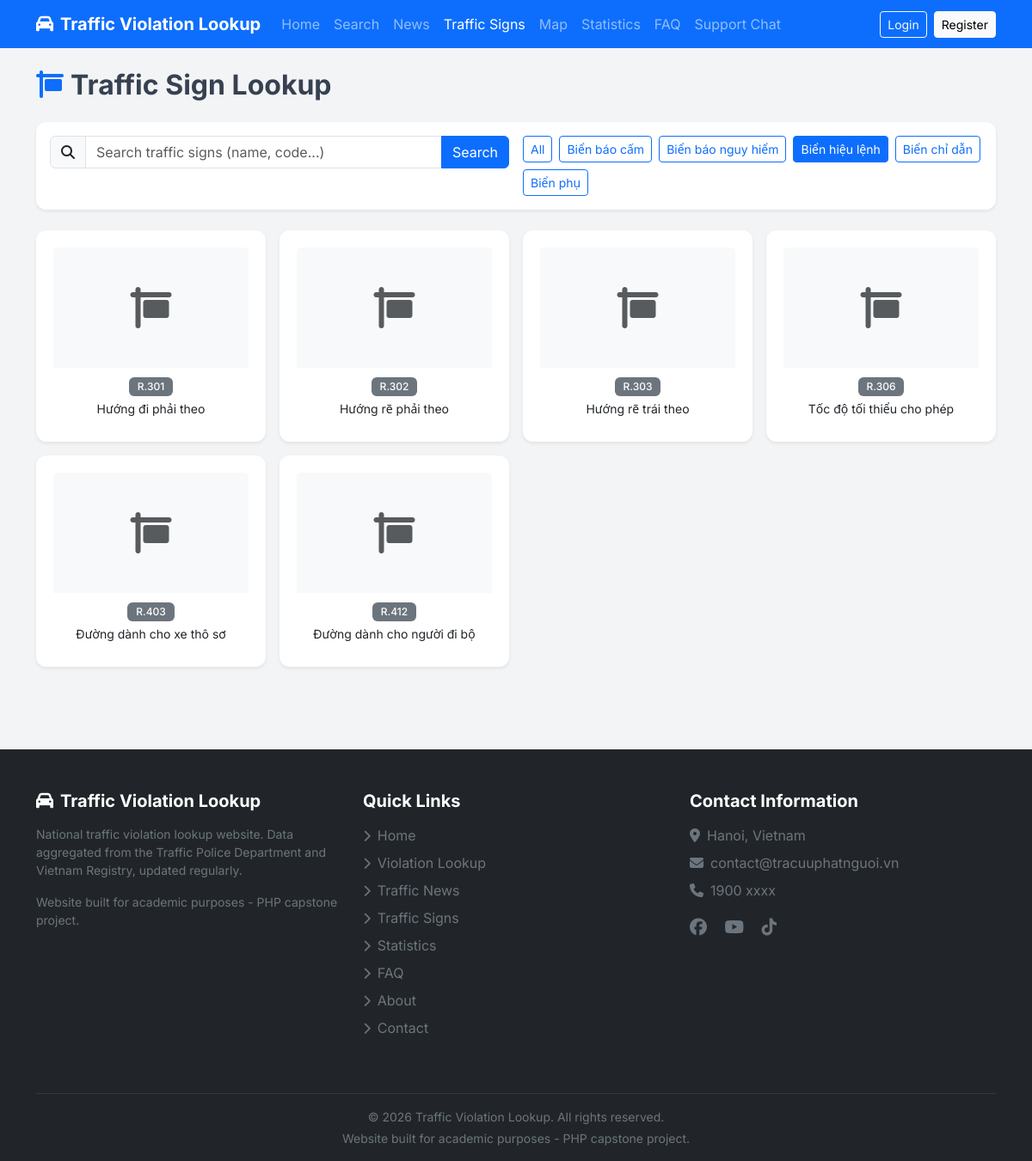
The page /bien-bao?group=3 on the database as committed earlier.
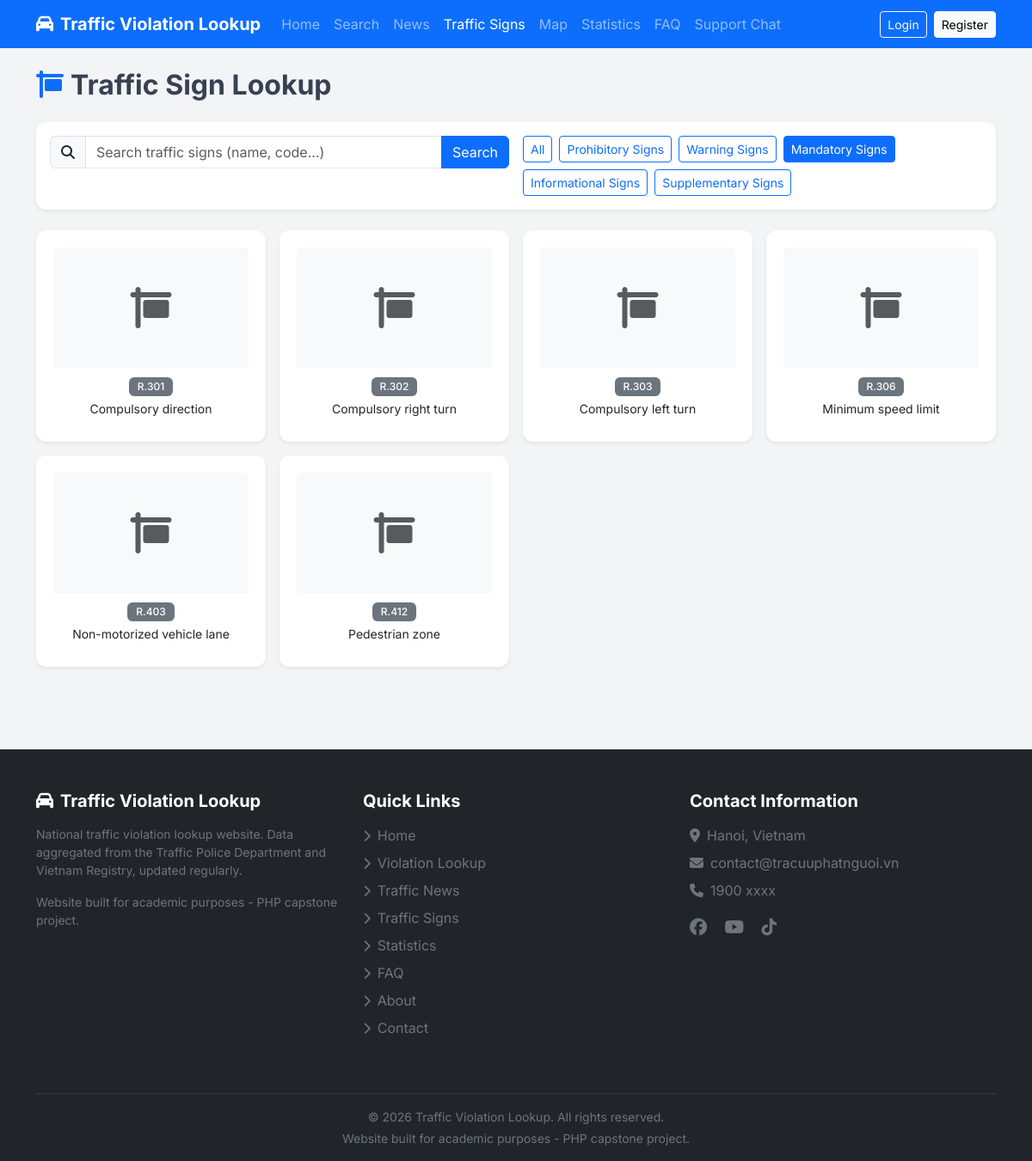
The same page on the database as committed later.
### tables this page shows
CREATE TABLE traffic_sign_groups (
    id INT AUTO_INCREMENT PRIMARY KEY,
    name VARCHAR(100) NOT NULL,
    sign_prefix VARCHAR(10) NOT NULL COMMENT 'P, W, R, S',
    sort_order INT NOT NULL DEFAULT 0
);

CREATE TABLE traffic_signs (
    id INT AUTO_INCREMENT PRIMARY KEY,
    sign_code VARCHAR(20) NOT NULL COMMENT 'P.101, W.201...',
    name VARCHAR(255) NOT NULL,
    group_id INT NULL,
    image VARCHAR(255) NULL,
    description TEXT NULL,
    created_at DATETIME NOT NULL DEFAULT CURRENT_TIMESTAMP,
    updated_at DATETIME NULL ON UPDATE CURRENT_TIMESTAMP,
    FOREIGN KEY (group_id) REFERENCES traffic_sign_groups(id) ON DELETE SET NULL,
    INDEX idx_code (sign_code),
    INDEX idx_group (group_id)
);

### app/core/Controller.php (called while the page is built, shortened)
<?php
class Controller
{
    protected function view(string $view, array $data = [], string $layout = 'client'): void
    {
        extract($data);
        $viewPath = __DIR__ . '/../views/' . $view . '.php';
        require $viewPath;
    }
    protected function input(string $key, mixed $default = null): mixed
    {
        $value = $_POST[$key] ?? $_GET[$key] ?? $default;
        if (is_string($value)) {
            $value = trim($value);
        }
        return $value;
    }
}

### app/controllers/client/BienBaoController.php (called while the page is built, shortened)
<?php
class BienBaoController extends Controller
{
    public function index(): void
    {
        $signModel = new TrafficSign();
        $groupModel = new TrafficSignGroup();
        $groupId = $this->input('group', '');
        $keyword = trim($this->input('q', ''));
        $groups = $groupModel->getAllSorted();
        if ($keyword !== '') {
            $signs = $signModel->search($keyword);
            $signsByGroup = [];
            foreach ($signs as $sign) {
                $groupName = $sign['group_name'] ?? 'Other';
                $signsByGroup[$groupName][] = $sign;
            }
        } elseif ($groupId !== '') {
            $signs = $signModel->findByGroup((int) $groupId);
            $signsByGroup = ['' => $signs];
        }
        $this->view('client/bienbao/index', [
            'title' => 'Traffic Sign Lookup',
            'signsByGroup' => $signsByGroup,
            'groups' => $groups,
            'currentGroup' => $groupId,
            'keyword' => $keyword,
        ]);
    }
}

### public/index.php (called while the page is built, shortened)
<?php
spl_autoload_register(function (string $class): void {
    $prefix = 'App\\';
    $baseDir = __DIR__ . '/../app/';
    $relativeClass = substr($class, strlen($prefix));
    $parts = explode('\\', $relativeClass);
    $parts[0] = strtolower($parts[0]);
    if (count($parts) > 1 && $parts[0] === 'controllers') {
        $parts[1] = strtolower($parts[1]);
    }
    $file = $baseDir . implode('/', $parts) . '.php';
});
$router = new App\Core\Router();
$uri = $_SERVER['REQUEST_URI'] ?? '/';
$method = $_SERVER['REQUEST_METHOD'] ?? 'GET';
$router->dispatch($uri, $method);

### app/core/Database.php (called while the page is built, shortened)
<?php
class Database
{
    private static ?Database $instance = null;
    private \PDO $pdo;
    private function __construct()
    {
        $config = require __DIR__ . '/../../config/config.php';
        $dsn = sprintf(
            'mysql:host=%s;dbname=%s;charset=%s',
            $config['db_host'],
            $config['db_name'],
            $config['db_charset']
        );
        $this->pdo = new \PDO($dsn, $config['db_user'], $config['db_pass'], [
            \PDO::ATTR_ERRMODE            => \PDO::ERRMODE_EXCEPTION,
            \PDO::ATTR_DEFAULT_FETCH_MODE => \PDO::FETCH_ASSOC,
            \PDO::ATTR_EMULATE_PREPARES   => false,
        ]);
    }
    public static function getInstance(): self
    {
        if (self::$instance === null) {
            self::$instance = new self();
        }
        return self::$instance;
    }
    public function getConnection(): \PDO
    {
        return $this->pdo;
    }
}

### app/core/Model.php (called while the page is built, shortened)
<?php
class Model
{
    protected PDO $db;
    protected string $table = '';
    public function __construct()
    {
        $this->db = Database::getInstance()->getConnection();
    }
    public function all(array $conditions = [], string $orderBy = '', int $limit = 0, int $offset = 0): array
    {
        $sql = "SELECT * FROM {$this->table}";
        $params = [];
        if (!empty($orderBy)) {
            $sql .= " ORDER BY {$orderBy}";
        }
        $stmt = $this->db->prepare($sql);
        $stmt->execute($params);
        return $stmt->fetchAll();
    }
    public function findAllBy(string $column, mixed $value, string $orderBy = ''): array
    {
        $sql = "SELECT * FROM {$this->table} WHERE {$column} = :val";
        if ($orderBy) {
            $sql .= " ORDER BY {$orderBy}";
        }
        $stmt = $this->db->prepare($sql);
        $stmt->execute(['val' => $value]);
        return $stmt->fetchAll();
    }
}

### app/models/TrafficSignGroup.php (called while the page is built, shortened)
<?php
class TrafficSignGroup extends Model
{
    public function getAllSorted(): array
    {
        return $this->all([], 'sort_order ASC');
    }
}

### app/models/TrafficSign.php (called while the page is built, shortened)
<?php
class TrafficSign extends Model
{
    public function findByGroup(int $groupId): array
    {
        return $this->findAllBy('group_id', $groupId, 'sign_code ASC');
    }
}

### app/views/client/bienbao/index.php (the view, shortened to what the changed rows need)
<div class="container py-4">
    <h2 class="fw-bold mb-4">
        <i class="fas fa-sign me-2 text-primary"></i>Traffic Sign Lookup
    </h2>
    <div class="card shadow-sm mb-4">
        <div class="card-body">
            <div class="row g-3">
                <div class="col-md-6">
                    <form method="GET" action="/bien-bao" class="input-group">
                        <span class="input-group-text"><i class="fas fa-search"></i></span>
                        <input type="text" class="form-control" name="q"
                               placeholder="Search traffic signs (name, code...)"
                               value="<?= htmlspecialchars($keyword ?? '', ENT_QUOTES, 'UTF-8') ?>">
                        <button type="submit" class="btn btn-primary">Search</button>
                    </form>
                </div>
                <div class="col-md-6">
                    <div class="d-flex flex-wrap gap-2">
                        <a href="/bien-bao" class="btn <?= empty($currentGroup) ? 'btn-primary' : 'btn-outline-primary' ?> btn-sm">
                            All
                        </a>
                        <?php foreach ($groups as $group): ?>
                            <a href="/bien-bao?group=<?= htmlspecialchars($group['id'], ENT_QUOTES, 'UTF-8') ?>"
                               class="btn <?= ($currentGroup ?? '') === (string) $group['id'] ? 'btn-primary' : 'btn-outline-primary' ?> btn-sm">
                                <?= htmlspecialchars($group['name'], ENT_QUOTES, 'UTF-8') ?>
                            </a>
                        <?php endforeach; ?>
                    </div>
                </div>
            </div>
        </div>
    </div>
    <?php if (empty($signsByGroup)): ?>
        <div class="text-center py-5">
            <i class="fas fa-search fa-4x text-muted mb-3"></i>
            <h4 class="text-muted">No traffic signs found</h4>
            <p class="text-muted">Try searching with different keywords.</p>
            <a href="/bien-bao" class="btn btn-outline-primary">View All</a>
        </div>
    <?php else: ?>
        <?php foreach ($signsByGroup as $groupName => $signs): ?>
            <div class="row g-3 mb-4">
                <?php foreach ($signs as $sign): ?>
                    <div class="col-md-4 col-lg-3 col-6">
                        <a href="/bien-bao/<?= htmlspecialchars($sign['id'], ENT_QUOTES, 'UTF-8') ?>"
                           class="text-decoration-none">
                            <div class="card shadow-sm h-100 border-0 sign-card">
                                <?php if (!empty($sign['image'])): ?>
                                    <img src="/<?= htmlspecialchars($sign['image'], ENT_QUOTES, 'UTF-8') ?>"
                                         class="card-img-top p-3" alt="<?= htmlspecialchars($sign['name'], ENT_QUOTES, 'UTF-8') ?>"
                                         style="height: 140px; object-fit: contain;">
                                <?php else: ?>
                                    <div class="card-img-top bg-light d-flex align-items-center justify-content-center p-3"
                                         style="height: 140px;">
                                        <i class="fas fa-sign fa-3x text-muted"></i>
                                    </div>
                                <?php endif; ?>
                                <div class="card-body text-center p-2">
                                    <span class="badge bg-secondary mb-1"><?= htmlspecialchars($sign['sign_code'], ENT_QUOTES, 'UTF-8') ?></span>
                                    <p class="card-text small mb-0 text-dark">
                                        <?= htmlspecialchars(mb_strlen($sign['name']) > 60 ? mb_substr($sign['name'], 0, 60) . '...' : $sign['name'], ENT_QUOTES, 'UTF-8') ?>
                                    </p>
                                </div>
                            </div>
                        </a>
                    </div>
                <?php endforeach; ?>
            </div>
        <?php endforeach; ?>
    <?php endif; ?>
</div>

### app/core/Router.php (shortened to what the changed rows need)
<?php
class Router
{
    private array $routes = [];
    private function addRoute(string $method, string $uri, string $handler): void
    {
        $pattern = preg_replace('/\{([a-zA-Z_]+)\}/', '(?P<$1>[^/]+)', $uri);
        $pattern = '#^' . $pattern . '$#';
        $this->routes[] = [
            'method'  => $method,
            'pattern' => $pattern,
            'handler' => $handler,
        ];
    }
    public function dispatch(string $uri, string $method): void
    {
        $uri = parse_url($uri, PHP_URL_PATH);
        $uri = rtrim($uri, '/') ?: '/';
        foreach ($this->routes as $route) {
            if ($route['method'] !== strtoupper($method)) {
                continue;
            }
            if (preg_match($route['pattern'], $uri, $matches)) {
                $this->params = array_filter($matches, fn($key) => is_string($key), ARRAY_FILTER_USE_KEY);
                [$controllerPath, $action] = explode('@', $route['handler']);
                $controller = new $controllerClass();
                call_user_func_array([$controller, $action], array_values($this->params));
                return;
            }
        }
    }
}

Rows that differ between the two databases and show on the page:
changed traffic_sign_groups: name "Biển báo cấm" → "Prohibitory Signs"
changed traffic_sign_groups: name "Biển báo nguy hiểm" → "Warning Signs"
changed traffic_sign_groups: name "Biển hiệu lệnh" → "Mandatory Signs"
changed traffic_sign_groups: name "Biển chỉ dẫn" → "Informational Signs"
changed traffic_sign_groups: name "Biển phụ" → "Supplementary Signs"
changed traffic_signs: name "Hướng đi phải theo" → "Compulsory direction"
changed traffic_signs: name "Hướng rẽ phải theo" → "Compulsory right turn"
changed traffic_signs: name "Hướng rẽ trái theo" → "Compulsory left turn"
changed traffic_signs: name "Tốc độ tối thiểu cho phép" → "Minimum speed limit"
changed traffic_signs: name "Đường dành cho xe thô sơ" → "Non-motorized vehicle lane"
changed traffic_signs: name "Đường dành cho người đi bộ" → "Pedestrian zone"
